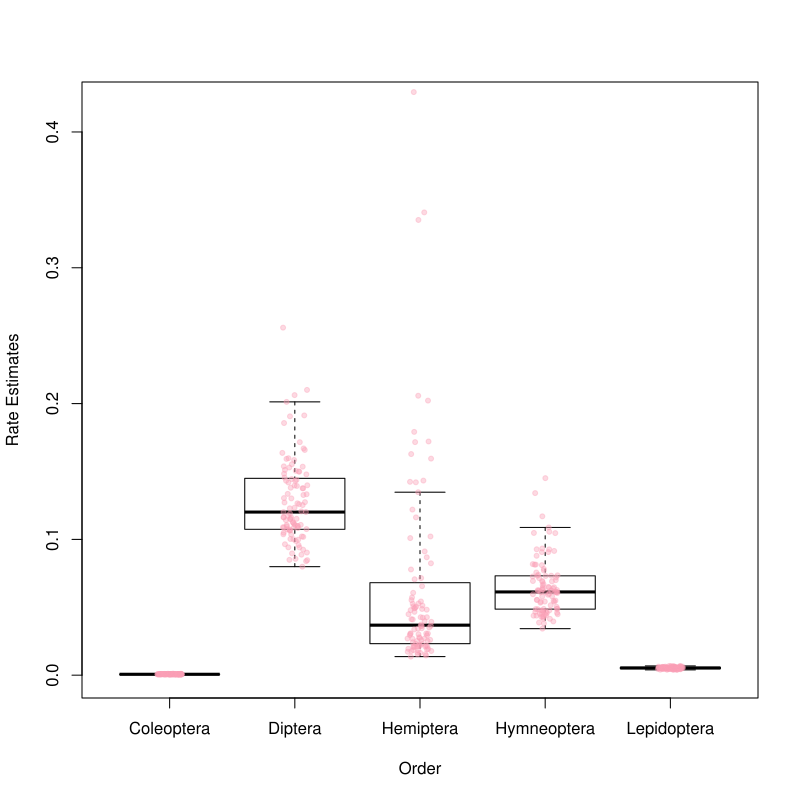

Here is the R script that generated this plot:
#load in necessary packages
library(geiger)


#read in insect phylogeny
trees <- read.nexus("../../data/trees/post.nex")

#read in the microsatellite data
dat.mic <- read.csv("../../results/ssr.inference/micRocounter_results_TII.csv", 
                    as.is = T, row.names = 4)

#subset order data
coleoptera <- dat.mic[which(dat.mic$order == "Coleoptera"),]
diptera <- dat.mic[which(dat.mic$order == "Diptera"),]
hemiptera <- dat.mic[which(dat.mic$order %in% c("Homoptera","Hemiptera")),]
hymenoptera <- dat.mic[which(dat.mic$order == "Hymenoptera"),]
lepidoptera <- dat.mic[which(dat.mic$order == "Lepidoptera"),]

#loop through to create coleoptera trees with matching data and tips
trees.coleoptera <- c()
for(i in 1:100){
  trees.coleoptera[[i]] <- treedata(phy = trees[[i]], data=coleoptera)[[1]]
}

#loop through to create diptera trees with matching data and tips
trees.diptera <- c()
for(i in 1:100){
  trees.diptera[[i]] <- treedata(phy = trees[[i]], data=diptera)[[1]]
}

#loop through to create hemiptera trees with matching data and tips
trees.hemiptera <- c()
for(i in 1:100){
  trees.hemiptera[[i]] <- treedata(phy = trees[[i]], data=hemiptera)[[1]]
}

#loop through to create hymneoptera trees with matching data and tips
trees.hymenoptera <- c()
for(i in 1:100){
  trees.hymenoptera[[i]] <- treedata(phy = trees[[i]], data=hymenoptera)[[1]]
}

#loop through to create lepidoptera trees with matching data and tips
trees.lepidoptera <- c()
for(i in 1:100){
  trees.lepidoptera[[i]] <- treedata(phy = trees[[i]], data=lepidoptera)[[1]]
}


ace.diptera <- ace.coleoptera <- ace.hemiptera <- 
  ace.hymenoptera <- ace.lepidoptera <- list()

#ancestral character estimations for coleoptera
mics.coleoptera <- coleoptera$bp.Mbp
names(mics.coleoptera) <- row.names(coleoptera)
for(i in 1:100){
  print(i)
  # estimate ancestral states
  ace.coleoptera[[i]] <- fitContinuous(phy=trees.coleoptera[[i]], dat=mics.coleoptera/1000, ncores=2)
}
coleoptera.rates <-c()
for(i in 1:100){
  coleoptera.rates[i] <- ace.coleoptera[[i]]$opt$sigsq
}

#ancestral character estimations for diptera
mics.diptera <- diptera$bp.Mbp
names(mics.diptera) <- row.names(diptera)
for(i in 1:100){
  print(i)
  # estimate ancestral states
  ace.diptera[[i]] <- fitContinuous(phy=trees.diptera[[i]], dat=mics.diptera/1000, ncores=2)
}
diptera.rates <-c()
for(i in 1:100){
  diptera.rates[i] <- ace.diptera[[i]]$opt$sigsq
}


#ancestral character estimations for hemiptera
mics.hemiptera <- hemiptera$bp.Mbp
names(mics.hemiptera) <- row.names(hemiptera)
for(i in 1:100){
  print(i)
  # estimate ancestral states
  ace.hemiptera[[i]] <- fitContinuous(phy=trees.hemiptera[[i]], dat=mics.hemiptera/1000, ncores=2)
}
hemiptera.rates <-c()
for(i in 1:100){
  hemiptera.rates[i] <- ace.hemiptera[[i]]$opt$sigsq
}

#ancestral character estimations for hymenoptera
mics.hymenoptera <- hymenoptera$bp.Mbp
names(mics.hymenoptera) <- row.names(hymenoptera)
for(i in 1:100){
  print(i)
  # estimate ancestral states
  ace.hymenoptera[[i]] <- fitContinuous(phy=trees.hymenoptera[[i]], dat=mics.hymenoptera/1000, ncores=2)
}
hymenoptera.rates <-c()
for(i in 1:100){
  hymenoptera.rates[i] <- ace.hymenoptera[[i]]$opt$sigsq
}

#ancestral character estimations for lepidoptera
mics.lepidoptera <- lepidoptera$bp.Mbp
names(mics.lepidoptera) <- row.names(lepidoptera)
for(i in 1:100){
  print(i)
  # estimate ancestral states
  ace.lepidoptera[[i]] <- fitContinuous(phy=trees.lepidoptera[[i]], dat=mics.lepidoptera/1000, ncores=2)
}
lepidoptera.rates <-c()
for(i in 1:100){
  lepidoptera.rates[i] <- ace.lepidoptera[[i]]$opt$sigsq
}

#make a data frame with all the order data
order.rates <- data.frame(coleoptera.rates,diptera.rates, hemiptera.rates, hymenoptera.rates, lepidoptera.rates)
#store in a file
write.csv(order.rates, file = "order.rates")

#plot the order data
boxplot(order.rates$coleoptera.rates, order.rates$diptera.rates, order.rates$hemiptera.rates, order.rates$hymenoptera.rates, order.rates$lepidoptera.rates, 
        outpch = NA,
        ylim = c(0,0.42),
        xlab = "Order",
        ylab = "Rate Estimates",
        names = c("Coleoptera", "Diptera", "Hemiptera", "Hymneoptera", "Lepidoptera")
        )
stripchart(order.rates[,1:5], 
           data = order.rates,
           vertical = TRUE, 
           method = "jitter", 
           add = TRUE, 
           pch = 20, 
           col = rgb(250, 159, 181, 100,
                     maxColorValue = 255))
}
